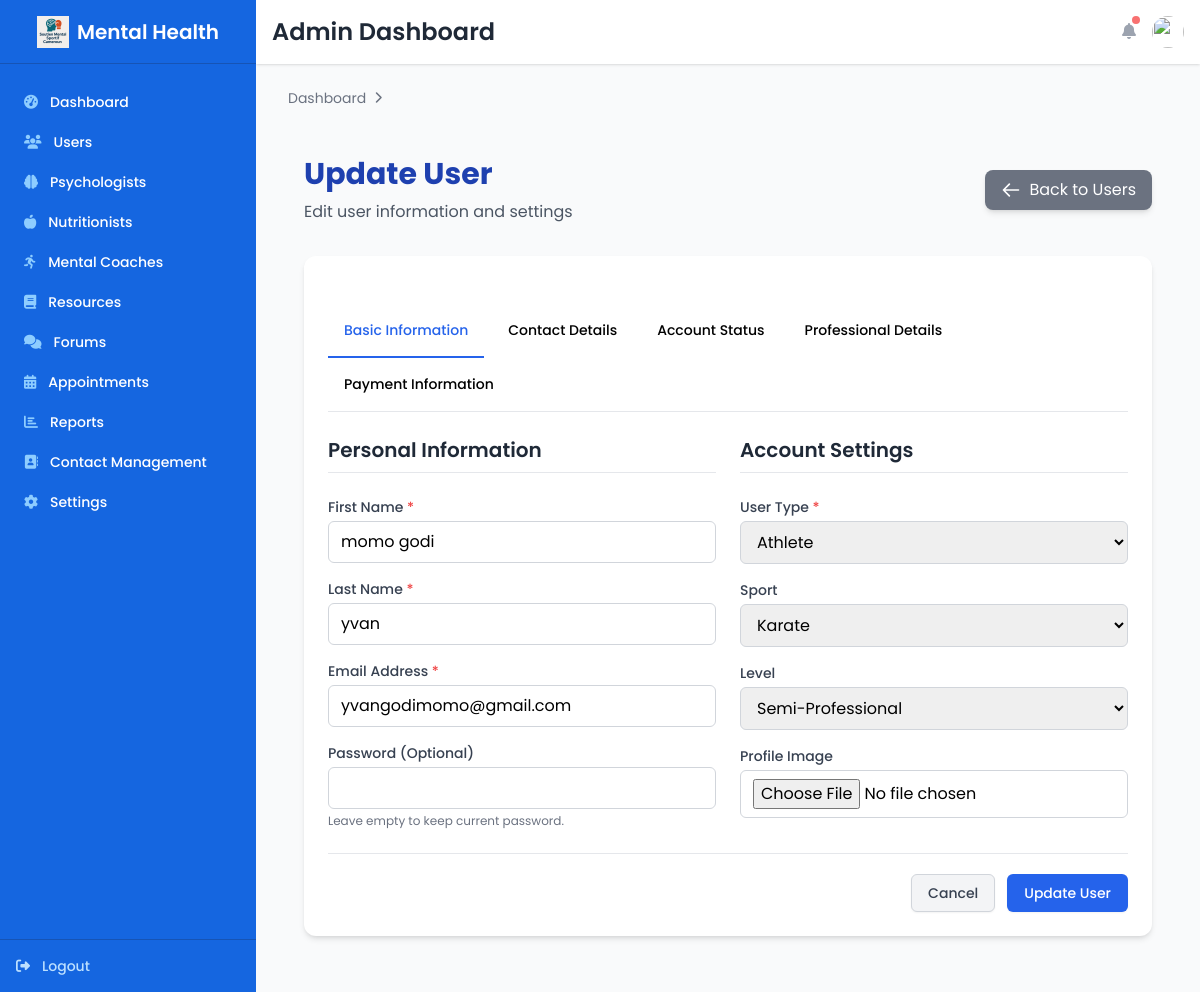
Before: /crud/users/17/update/ (signed in) with the older database file.
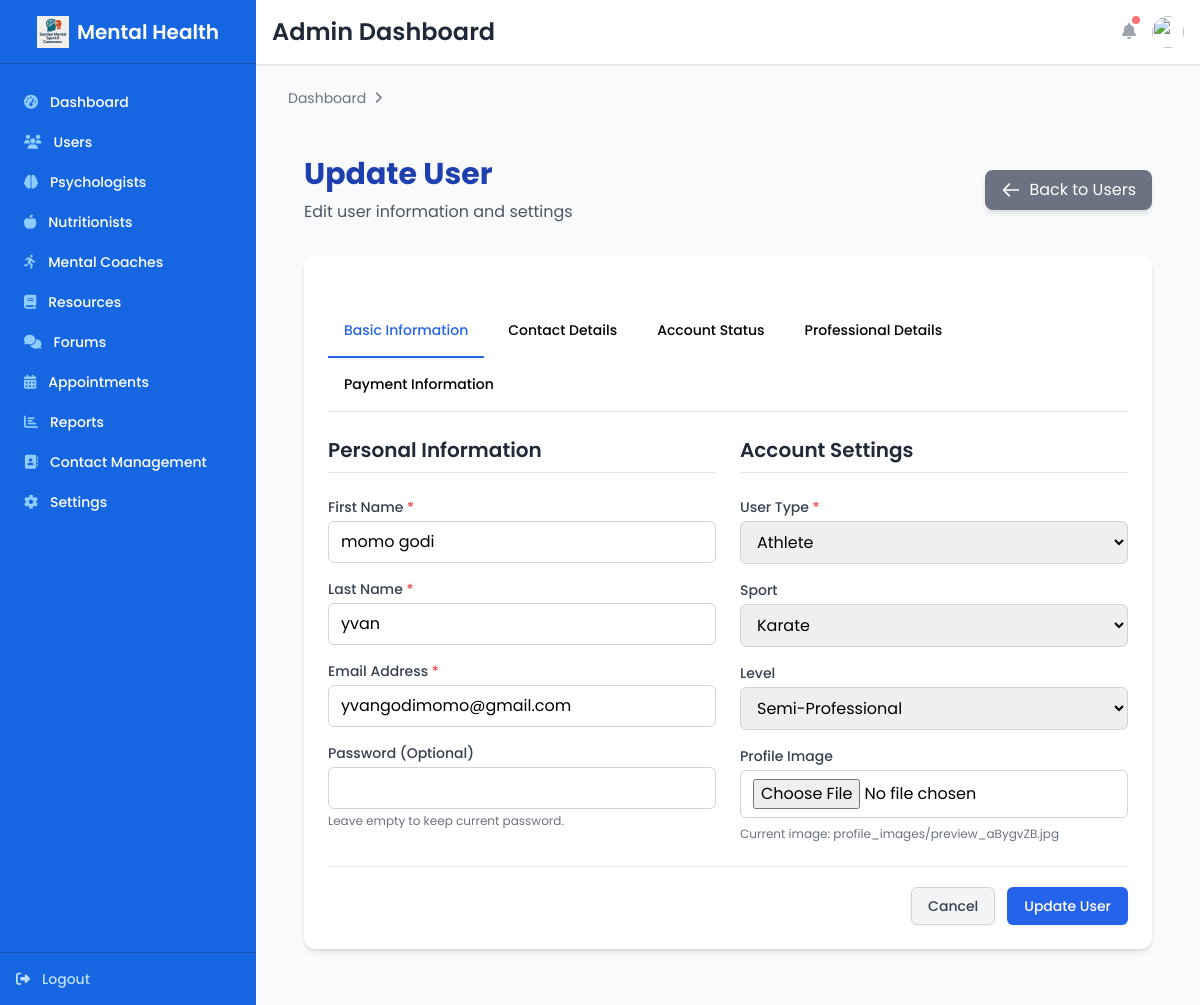
After: the same page with the newer database file.
### backend/models.py (models this page shows, shortened)
class User(AbstractUser):
    USER_TYPE_CHOICES = (
        ('athlete', 'Athlete'),
        ('psychologist', 'Psychologist'),
        ('coach', 'Mental Coach'),
        ('nutritionist', 'Nutritionist'),
        ('admin', 'Administrator'),
    )
    SPORT_CHOICES = (
        ('boxing', 'Boxing'),
        ('wrestling', 'Wrestling'),
        ('judo', 'Judo'),
        ('karate', 'Karate'),
        ('taekwondo', 'Taekwondo'),
        ('mma', 'Mixed Martial Arts'),
        ('other', 'Other'),
    )
    LEVEL_CHOICES = (
        ('amateur', 'Amateur'),
        ('semi-pro', 'Semi-Professional'),
        ('professional', 'Professional'),
        ('elite', 'Elite'),
    )
    ACCOUNT_STATUS_CHOICES = (
        ('pending', 'Pending Verification'),
        ('active', 'Active'),
        ('blocked', 'Blocked'),
        ('suspended', 'Temporarily Suspended'),
    )
    user_type = models.CharField(max_length=20, choices=USER_TYPE_CHOICES, default='athlete')
    sport = models.CharField(max_length=20, choices=SPORT_CHOICES, blank=True, null=True)
    level = models.CharField(max_length=20, choices=LEVEL_CHOICES, blank=True, null=True)
    qualifications = models.CharField(max_length=255, blank=True, null=True)
    years_experience = models.PositiveIntegerField(
        blank=True,
        null=True,
        validators=[MinValueValidator(0), MaxValueValidator(50)]
    )
    profile_image = models.ImageField(upload_to='profile_images/', blank=True, null=True)
    town = models.CharField(max_length=100, blank=True, null=True)
    quartier = models.CharField(max_length=100, blank=True, null=True)
    account_status = models.CharField(
        max_length=20,
        choices=ACCOUNT_STATUS_CHOICES,
        default='pending'
    )
    is_verified_professional = models.BooleanField(default=False)
    license_number = models.CharField(max_length=100, blank=True, null=True)
    certification_document = models.FileField(
        upload_to='certification_documents/',
        blank=True,
        null=True,
        help_text='Upload your professional certification or license'
    )
    cv_document = models.FileField(
        upload_to='cv_documents/',
        blank=True,
        null=True,
        help_text='Upload your professional CV or resume'
    )
    additional_documents = models.FileField(
        upload_to='additional_documents/',
        blank=True,
        null=True,
        help_text='Upload any additional supporting documents'
    )
    verification_notes = models.TextField(blank=True, null=True)
    membership_fee = models.DecimalField(
        max_digits=8,
        decimal_places=2,
        default=0.00,
        help_text='Monthly membership fee based on user type'
    )
    mobile_number = models.CharField(max_length=20, blank=True, null=True)
    last_payment_date = models.DateTimeField(blank=True, null=True)
    next_payment_due = models.DateTimeField(blank=True, null=True)
    payment_status = models.CharField(
        max_length=20,
        choices=(
            ('pending', 'Pending'),
            ('paid', 'Paid'),
            ('failed', 'Failed'),
            ('expired', 'Expired'),
        ),
        default='pending'
    )
    campay_reference = models.CharField(max_length=255, blank=True, null=True)
    campay_transaction_id = models.CharField(max_length=255, blank=True, null=True)
    campay_status = models.CharField(max_length=50, blank=True, null=True)
    campay_response = models.JSONField(blank=True, null=True)
    payment_receipt = models.FileField(
        upload_to='receipts/',
        blank=True,
        null=True,
        help_text='PDF receipt for membership payment'
    )
    terms_accepted = models.BooleanField(default=False)
    social_provider = models.CharField(max_length=20, blank=True, null=True)
    social_uid = models.CharField(max_length=200, blank=True, null=True)
    date_verified = models.DateTimeField(blank=True, null=True)

### backend/views.py (the view, shortened to what this page needs)
# urls.py: path('crud/users/<int:user_id>/update/', views.admin_update_user, name='admin_update_user'),
@login_required
@user_passes_test(is_admin)
def admin_update_user(request, user_id):
    user = get_object_or_404(User, id=user_id)
    context = {
        'user': user,
        'user_type_choices': User.USER_TYPE_CHOICES,
        'sport_choices': User.SPORT_CHOICES,
        'level_choices': User.LEVEL_CHOICES,
        'account_status_choices': User.ACCOUNT_STATUS_CHOICES,
        'payment_status_choices': (
            ('pending', 'Pending'),
            ('paid', 'Paid'),
            ('failed', 'Failed'),
            ('expired', 'Expired'),
        )
    }
    return render(request, 'Dashboards/Admin/User Management/admin_update_user.html', context)

### backend/views.py (called while the page is built)
def is_admin(user):
    return user.is_staff or user.user_type == 'admin'

### backend/templates/Dashboards/Admin/User Management/admin_update_user.html (shortened to what the changed rows need)
{% extends "Dashboards/Layout/admin_base.html" %}
{% block content %}
<div class="container mx-auto px-4 py-8">
    <div class="flex justify-between items-center mb-8">
        <div>
            <h1 class="text-3xl font-bold text-blue-800">Update User</h1>
        </div>
    </div>
    <div class="bg-white rounded-xl shadow-md p-6">
        <form method="POST" action="{% url 'admin_update_user' user.id %}" enctype="multipart/form-data" class="space-y-6">
            <div id="basic-info" class="tab-content">
                <div class="grid grid-cols-1 md:grid-cols-2 gap-6">
                    <div class="space-y-6">
                        <h2 class="text-xl font-semibold text-gray-800 border-b pb-2">Personal Information</h2>
                        <div class="space-y-4">
                            <div>
                                <label for="first_name" class="block text-sm font-medium text-gray-700 mb-1">First Name <span class="text-red-500">*</span></label>
                                <input type="text" id="first_name" name="first_name" value="{{ user.first_name }}" required
                                    class="w-full border border-gray-300 rounded-md py-2 px-3 focus:outline-none focus:ring-blue-500 focus:border-blue-500">
                            </div>
                            <div>
                                <label for="last_name" class="block text-sm font-medium text-gray-700 mb-1">Last Name <span class="text-red-500">*</span></label>
                                <input type="text" id="last_name" name="last_name" value="{{ user.last_name }}" required
                                    class="w-full border border-gray-300 rounded-md py-2 px-3 focus:outline-none focus:ring-blue-500 focus:border-blue-500">
                            </div>
                            <div>
                                <label for="email" class="block text-sm font-medium text-gray-700 mb-1">Email Address <span class="text-red-500">*</span></label>
                                <input type="email" id="email" name="email" value="{{ user.email }}" required
                                    class="w-full border border-gray-300 rounded-md py-2 px-3 focus:outline-none focus:ring-blue-500 focus:border-blue-500">
                            </div>
                        </div>
                    </div>
                    <div class="space-y-6">
                        <h2 class="text-xl font-semibold text-gray-800 border-b pb-2">Account Settings</h2>
                        <div class="space-y-4">
                            <div>
                                <label for="user_type" class="block text-sm font-medium text-gray-700 mb-1">User Type <span class="text-red-500">*</span></label>
                                <select id="user_type" name="user_type" required
                                    class="w-full border border-gray-300 rounded-md py-2 px-3 focus:outline-none focus:ring-blue-500 focus:border-blue-500">
                                    {% for value, label in user_type_choices %}
                                        <option value="{{ value }}" {% if user.user_type == value %}selected{% endif %}>{{ label }}</option>
                                    {% endfor %}
                                </select>
                            </div>
                            <div id="sportField" class="{% if user.user_type != 'athlete' %}hidden{% endif %}">
                                <label for="sport" class="block text-sm font-medium text-gray-700 mb-1">Sport</label>
                                <select id="sport" name="sport"
                                    class="w-full border border-gray-300 rounded-md py-2 px-3 focus:outline-none focus:ring-blue-500 focus:border-blue-500">
                                    {% for value, label in sport_choices %}
                                        <option value="{{ value }}" {% if user.sport == value %}selected{% endif %}>{{ label }}</option>
                                    {% endfor %}
                                </select>
                            </div>
                            <div id="levelField" class="{% if user.user_type != 'athlete' %}hidden{% endif %}">
                                <label for="level" class="block text-sm font-medium text-gray-700 mb-1">Level</label>
                                <select id="level" name="level"
                                    class="w-full border border-gray-300 rounded-md py-2 px-3 focus:outline-none focus:ring-blue-500 focus:border-blue-500">
                                    {% for value, label in level_choices %}
                                        <option value="{{ value }}" {% if user.level == value %}selected{% endif %}>{{ label }}</option>
                                    {% endfor %}
                                </select>
                            </div>
                            <div>
                                {% if user.profile_image %}
                                <div class="mt-2">
                                    <p class="text-xs text-gray-500">Current image: {{ user.profile_image.name }}</p>
                                </div>
                                {% endif %}
                            </div>
                        </div>
                    </div>
                </div>
            </div>
        </form>
    </div>
</div>
{% endblock %}

Changed rows visible on the page:
changed User "momo godi": profile_image.name (not shown) → "profile_images/preview_aBygvZB.jpg"
Other visible differences:
text now shown: "Current image:"
